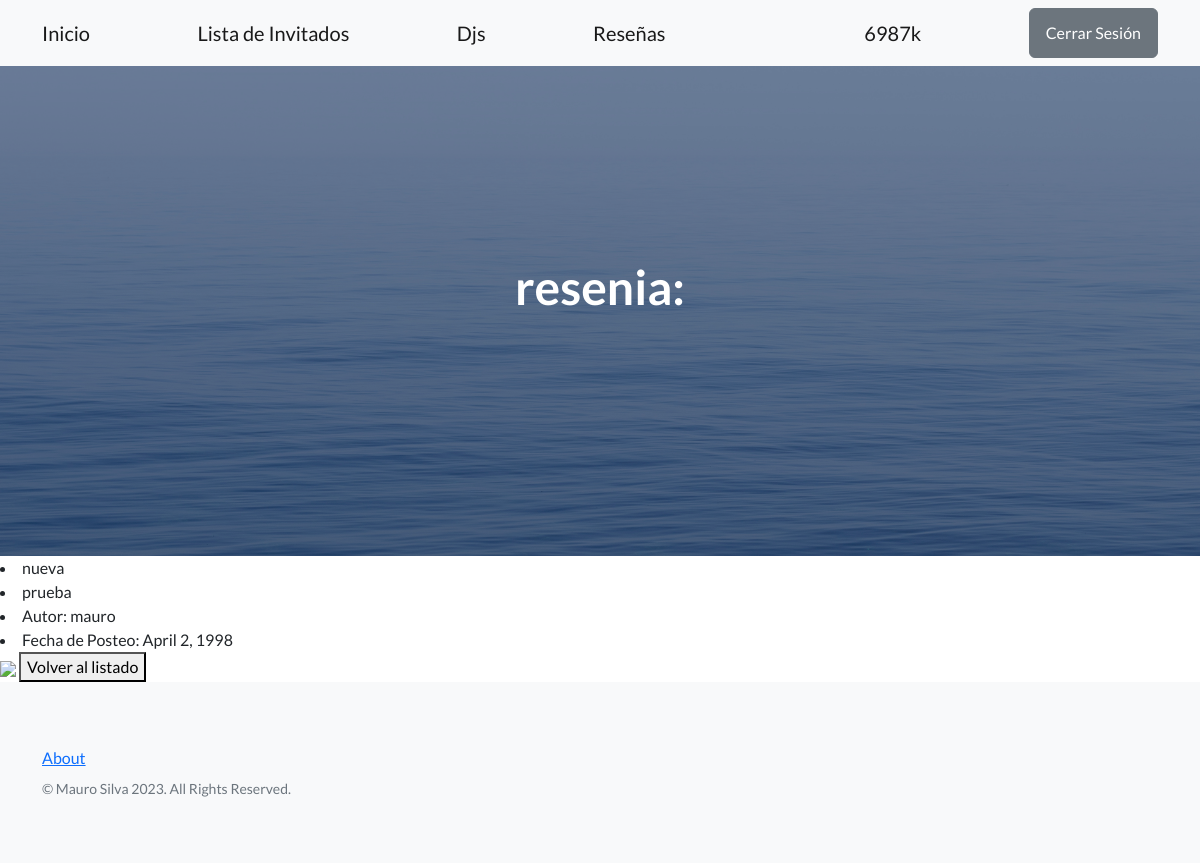
/usuario/resenias/mostrar/2/ (signed in), run on an earlier commit of the app's database.
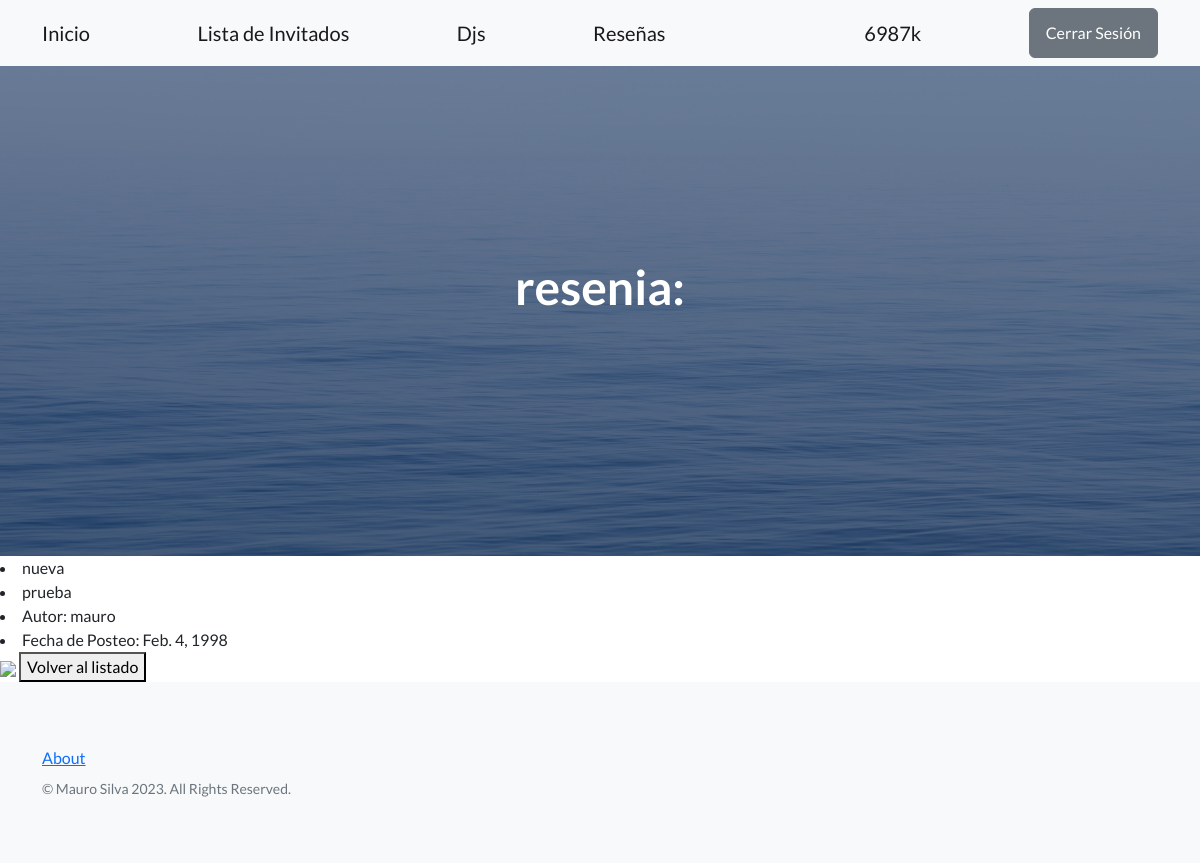
And on a later commit of the database.
### usuario/models.py (models this page shows, shortened)
class Resenia(models.Model):
    titulo = models.CharField(max_length=20)
    subtitulo = models.CharField(max_length=20)
    contenido = models.TextField(null=True)
    autor = models.CharField(max_length=20)
    fecha_de_creacion = models.DateField(null=True)

### usuario/views.py (the view)
# urls.py: path('resenias/mostrar/<int:pk>/', views.MostrarResenia.as_view(), name = 'mostrar_resenia'),
class MostrarResenia(DetailView):
    model = Resenia
    template_name = 'usuario/mostrar_resenia.html'

### usuario/templates/usuario/mostrar_resenia.html (shortened to what this page needs)
{% extends 'base.html' %}
{% block mensaje_inicio %}
{{resenia.titulo}}:
{% endblock mensaje_inicio %}
{% block contenido %}
<li>{{resenia.subtitulo}}</li>
<li>{{resenia.contenido}}</li>
<li>Autor: {{resenia.autor}}</li>
<li>Fecha de Posteo: {{resenia.fecha_de_creacion}}</li>
<img src={{request.resenia.fotoresenia.img_resenia.url}} alt = '' height = '480' > </img>
<button type='button'><a class='navbar-brand' href={% url 'usuario:resenias' %}>Volver al listado</a> </button>
{% endblock contenido %}

What changed in the data, as far as the page shows it:
changed Resenia "resenia": fecha_de_creacion "April 2, 1998" → "Feb. 4, 1998"
